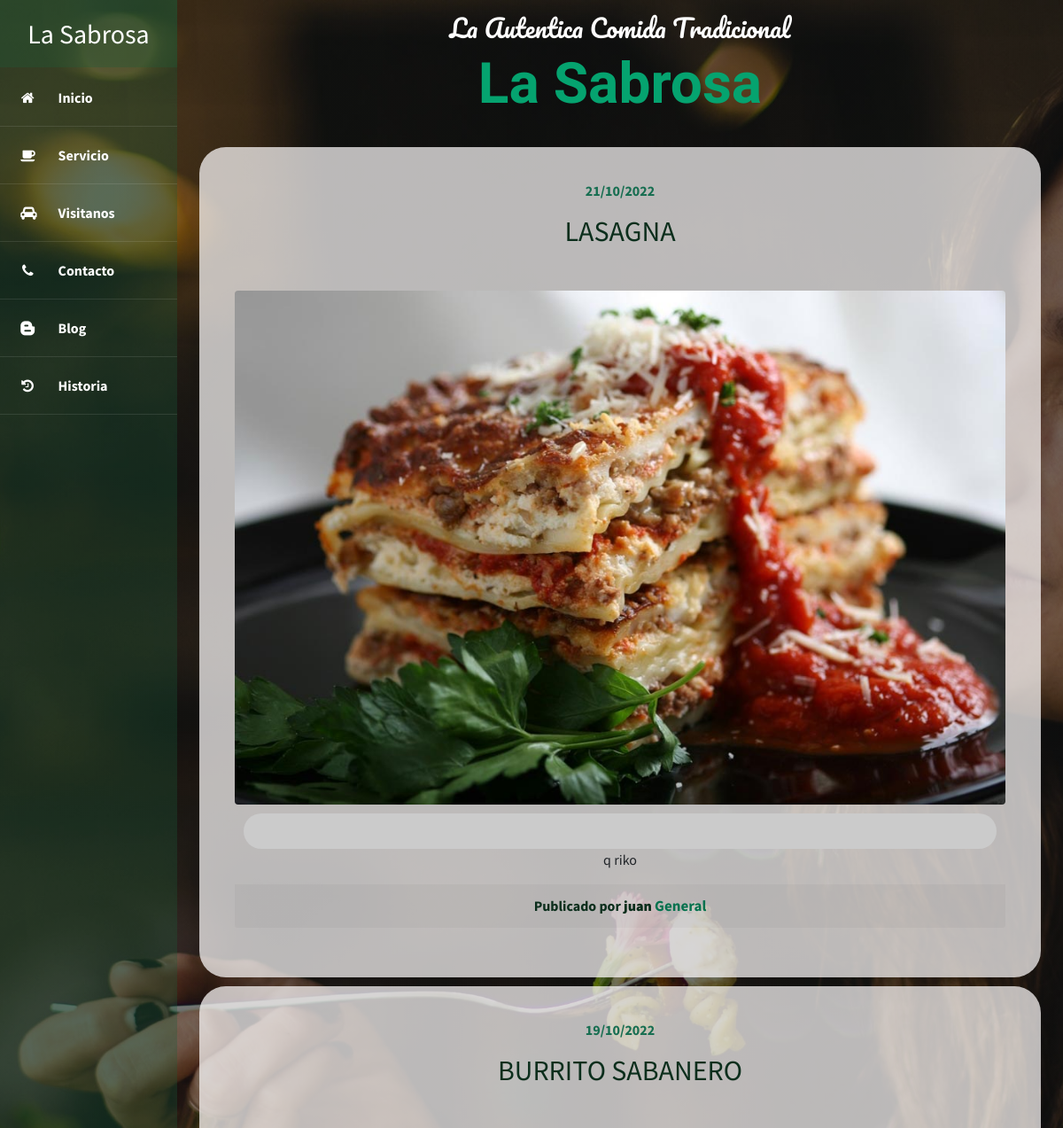
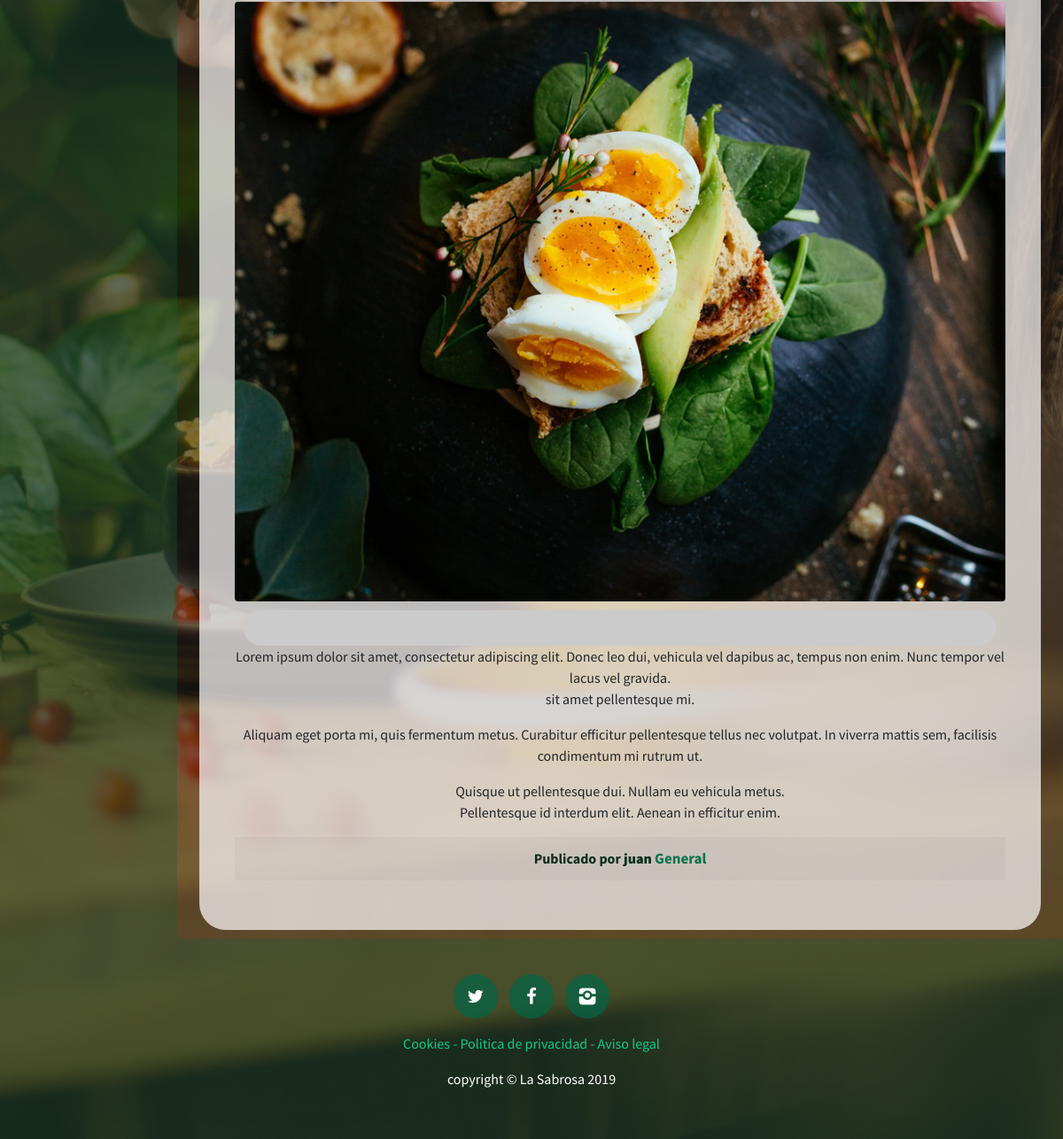
Screenshot of /blog/ with the database file from the repository (2 pictures, top to bottom).
### blog/models.py (models this page shows, shortened)
class Post(models.Model):
    title = models.CharField(max_length=100, verbose_name = "Titulo")
    content = models.TextField(verbose_name = "Contenido")
    published = models.DateTimeField(default = now , verbose_name = "Fecha de publicacion")
    image = models.ImageField(verbose_name= "Imagen", upload_to = "blog", null=True, blank=True)
    authors = models.ForeignKey(User, verbose_name = "Autor", on_delete=models.CASCADE)
    categories = models.ManyToManyField(Category, verbose_name = "Categorias")
    created = models.DateTimeField(auto_now_add = True, verbose_name= "Fecha de creacion")
    updated = models.DateTimeField(auto_now=True, verbose_name= "Fecha de edicion")
    class Meta:
        verbose_name = "entrada"
        verbose_name_plural = "entradas"
        ordering = ['-created']

class Category(models.Model):
    name = models.CharField(max_length=100, verbose_name = "Nombre")
    created = models.DateTimeField(auto_now_add = True, verbose_name= "Fecha de creacion")
    updated = models.DateTimeField(auto_now=True, verbose_name= "Fecha de edicion")
    class Meta:
        verbose_name = "categoria"
        verbose_name_plural = "categorias"
        ordering = ['-created']

### core/models.py (models this page shows, shortened)
class Page(models.Model):
    title = models.CharField(max_length=100, verbose_name = "Titulo")
    content = RichTextField(verbose_name = "Contenido")
    created = models.DateTimeField(auto_now_add=True, verbose_name ="Fecha de creacion")
    updated = models.DateTimeField(auto_now=True, verbose_name="Fecha de moficicacion")
    class Meta:
        verbose_name = "Página"
        verbose_name_plural = "Páginas"

### blog/views.py (the view)
# urls.py: path('', views.blog, name='blog'),
def blog(request):
    posts = Post.objects.all()
    return render(request, 'blog/blog.html', {'posts':posts})

### core/templatetags/pages_extra.py (called while the page is built)
@register.simple_tag
def get_pages():
    pages = Page.objects.all()
    return pages

### blog/templates/blog/blog.html
{% extends 'core/base.html' %}
{% load static %}
{% block content %}
{% for post in posts %}
<div class="contenido-blog">
    <div class="row blog">
        <div class="text-center rounded">
            <h2 class="section-heading mb-5">
                <span class="section-heading-upper">{{post.published|date:"SHORT_DATE_FORMAT"}}</span>
                <span class="section-heading-lower">{{post.title}}</span>
            </h2>
            <p class="mb-0">
                <img class="mx-auto d-flex rounded img-fluid mb-3 mb-lg-0" src="{{post.image.url}}"
                    alt="">
            </p>
            <p class="texto mb-0 mbt">{{post.content|linebreaks}}</p>
            <p class="card-footer">
                <span>
                    Publicado por <b>{{post.authors}}</b>
                    {% for category in post.categories.all%}
                    <a href="#">{{category.name}}</a> {% if not forloop.last %} - {% endif%}
                    {% endfor %}
                </span>
            </p>
        </div>
    </div>
</div>
{% endfor %}
{% endblock %}

### core/templates/core/base.html (shortened to what this page needs)
<!DOCTYPE html>
<html lang="es">
<head>
	{% load static %}
	<link rel="stylesheet" href="{% static 'core/css/bootstrap.min.css'%}">
	<link rel="stylesheet" href="{% static 'core/css/fontello.css'%}">
	<link rel="stylesheet" href="{% static 'core/css/styles.css'%}">
</head>
<body>
	<div class="container-fluid">
		<div class="row">
			<div class="barra-lateral col-12 col-sm-auto">
				<div class="logo">
					<h2>La Sabrosa</h2>
				</div>
				<div class="menu d-flex d-sm-block justify-content-center flex-wrap">
					<a href="{% url 'home'%}">
						<i class="icon-home"></i>
						<span>Inicio</span>
					</a>
					<a href="{% url 'services' %}">
						<i class="icon-coffee"></i>
						<span>Servicio</span>
					</a>
					<a href="{% url 'visit' %}">
						<i class="icon-cab"></i>
						<span>Visitanos</span>
					</a>
					<a href="{% url 'contact' %}">
						<i class="icon-phone"></i>
						<span>Contacto</span>
					</a>
					<a href="{% url 'blog' %}">
						<i class="icon-blogger"></i>
						<span>Blog</span>
					</a>
					<a href="{% url 'history' %}">
						<i class="icon-history"></i>
						<span>Historia</span>
					</a>
				</div>
			</div>
			<main class="main col">
				<div class="row marca">
					<div class="titulos col-12">
						<h3>La Autentica Comida Tradicional</h3>
						<h2> La Sabrosa</h2>
					</div>
				</div>
				<div class="row">
					<div class="col-lg-12">
						{% block content %}
                        {% endblock %}
					</div>
				</div>
			</main>
		</div>
	</div>
	<footer class="footer">
		<div class="container">
			<div class="row footer-icon justify-content-center">
				<p class="col-auto">
					<a href="#" class="icono">
						<i class="icon-twitter"></i>
					</a>
					<a href="#" class="icono">
						<i class="icon-facebook"></i>
					</a>
					<a href="#" class="icono">
						<i class="icon-instagram"></i>
					</a>
				</p>
				<p class="col-auto link">
					{% load pages_extra %}
					{% get_pages as pages%}
					{% for page in pages%}
					<a href="{% url 'other' page.id %}" class="link">{{page.title}}</a> {% if not forloop.last%} - {% endif %}
					{% endfor %}
				</p>
				<p class="col-auto copy">copyright &copy; La Sabrosa 2019</p>
			</div>
		</div>
	</footer>
</body>
</html>

### core/static/core/css/styles.css (style rules this page uses)
body { font-family: 'Source Sans Pro', sans-serif; background: linear-gradient(rgba(2, 5, 4, 0.507), rgba(1, 2, 1, 0.466)), url("../img/bg-font.jpg"); background-attachment: fixed; background-position: center; background-size: cover; }
.barra-lateral { background: #1c5c3c50; color: #fff; min-width: 200px; min-height: auto; padding: 0; }
.barra-lateral a { color: #fff; }
.barra-lateral .logo { background: #1c5c3c50; margin-bottom: 2px; }
.barra-lateral .logo h2 { font-size: 30px; font-family: 'Source Sans Pro', sans-serif; padding: 20px 0; text-align: center; font-weight: 400; margin: 0; }
.barra-lateral .menu a { display: block; padding: 20px 0; font-family: 'Source Sans Pro',sans-serif; font-weight: 700; border-bottom: 1px solid rgba(255,255,255,.1); }
.barra-lateral .menu a i { margin-right: 20px; margin-left: 20px; font-weight: normal; }
.marca { text-align: center; margin: 15px; }
.marca .titulos { text-align: center; }
.marca .titulos h3 { font-family: 'Pacifico'; font-weight: 400; color: #fff; }
.marca .titulos h2 { font-family: 'Ranga'; font-weight: 700; color: rgb(5, 163, 111); font-size: 4rem; }
.section-heading { text-transform: uppercase; }
.section-heading .section-heading-upper { display: block; font-size: 1rem; font-weight: 700; padding-bottom:1rem; color: #176e51; }
.section-heading .section-heading-lower { display: block; font-size: 2rem; font-weight: 400; color: #0b2e1c; padding: 0; }
.contenido-blog .card-footer { border: none; color: #0b2e1c; font-family: 'Source Sans Pro',sans-serif; font-weight: 700; }
.contenido-blog .blog { background: #fcfafab9; padding: 40px; margin: 10px; border-radius: 30px; }
.contenido-blog .blog .texto { background: #cbcbcb; padding: 20px; margin: 10px; border-radius: 30px; }
.contenido-blog .blog .text-center .card-footer span a { color: #05724e; font-size: 17px; }
.footer { background: #1c5c3c50; }
.footer-icon { padding: 40px 0; display: block; text-align: center; }
.footer-icon .icono { width: 50px; height: 50px; font-size: 20px; line-height: 50px; color: #fff; text-align: center; background: #066445bd; display: inline-block; margin: 0px 5px; text-decoration: none; border-radius: 50px; }
.footer-icon .link { color: #0ed492f3; text-decoration: none; }
.footer-icon .copy { color: #fff; }

### rows the page displays
Post: published "21/10/2022", title "LASAGNA", image (picture), content "q riko", authors "juan"
Category: name "General"
Post: published "19/10/2022", title "BURRITO SABANERO", image (picture), content "Lorem ipsum dolor sit amet, consectetur adipiscing elit. Donec leo dui, vehicula vel dapibus ac, tempus non enim. Nunc tempor vel lacus vel gravida. sit amet pellentesque mi. Aliquam eget porta mi, quis fermentum metus. Curabitur efficitur pellentesque tellus nec volutpat. In viverra mattis sem, facilisis condimentum mi rutrum ut. Quisque ut pellentesque dui. Nullam eu vehicula metus. Pellentesque id interdum elit. Aenean in efficitur enim.", authors "juan"
Page: title "Cookies"
Page: title "Politica de privacidad"
Page: title "Aviso legal"
